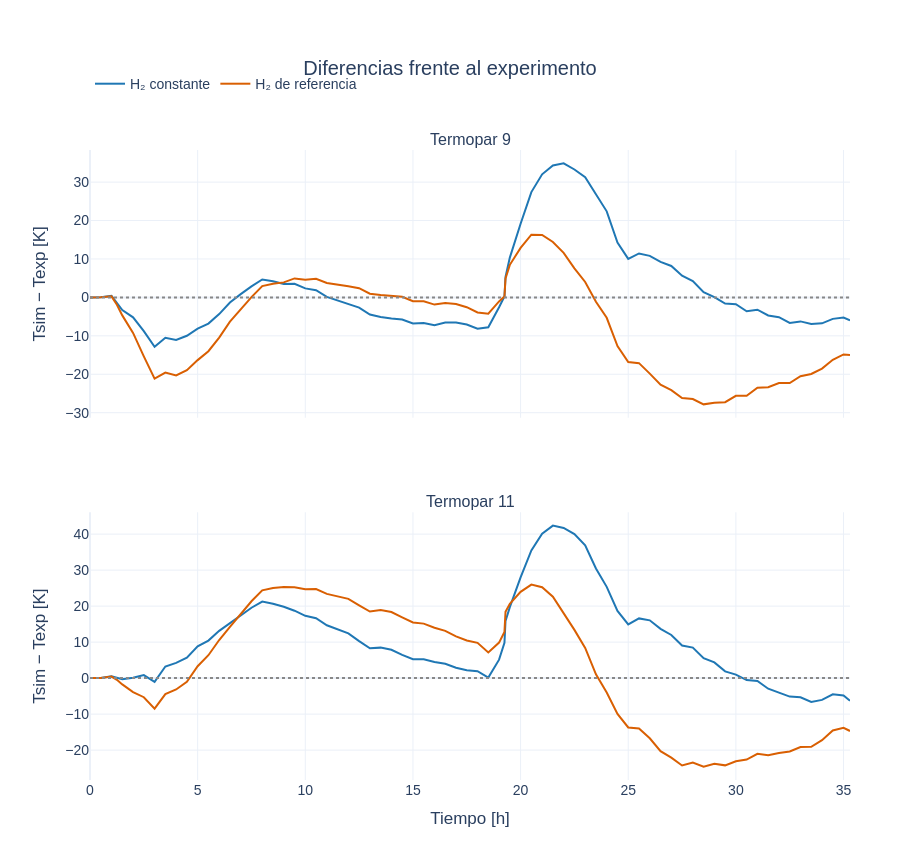

Notebook code for this chart:
### Markdown cell above
## Plot — Simulación menos experimento
Valores positivos significan que la simulación predice mayor temperatura.

### Code cell
difference_fig = make_subplots(rows=2, cols=1, shared_xaxes=True,
                                subplot_titles=[f"Termopar {n}" for n in thermocouples],
                                vertical_spacing=0.15)
for row, number in enumerate(thermocouples,1):
    for case in runs:
        times,difference = residuals[number,case]
        difference_fig.add_trace(go.Scatter(
            x=times,y=difference,mode="lines",name=labels[case],legendgroup=case,
            showlegend=row==1,line={"color":colors[case],"width":2}),row=row,col=1)
    difference_fig.add_hline(y=0,line_color="#888888",line_dash="dot",row=row,col=1)
    difference_fig.update_yaxes(title_text="Tsim − Texp [K]",row=row,col=1)
difference_fig.update_layout(**layout,title={"text":"Diferencias frente al experimento","x":0.5})
difference_fig.update_xaxes(title_text="Tiempo [h]",row=2,col=1)
difference_fig.show()

### Figure 1 — Plotly figure (JSON) as saved in the notebook; plotly's stock layout.template omitted (floating-point values rounded to 4 significant figures)
{"data": [{"legendgroup": "baseline", "line": {"color": "#1f77b4", "width": 2}, "mode": "lines", "name": "H₂ constante", "showlegend": true, "type": "scatter", "x": [0.0, 0.5, 1.0, 1.25, 1.5, 2.0, 2.5, 3.0, 3.5, 4.0, 4.5, 5.0, 5.5, 6.0, 6.5, 7.0, 7.5, 8.0, 8.5, 9.0, 9.5, 10.0, 10.5, 11.0, 11.5, 12.0, 12.5, 13.0, 13.5, 14.0, 14.5, 15.0, 15.5, 16.0, 16.5, 17.0, 17.5, 18.0, 18.5, 19.0, 19.25, 19.3, 19.5, 20.0, 20.5, 21.0, 21.5, 22.0, 22.5, 23.0, 23.5, 24.0, 24.5, 25.0, 25.5, 26.0, 26.5, 27.0, 27.5, 28.0, 28.5, 29.0, 29.5, 30.0, 30.5, 31.0, 31.5, 32.0, 32.5, 33.0, 33.5, 34.0, 34.5, 35.0, 35.3], "xaxis": "x", "y": [0.0, 0.01611, 0.3812, -1.402, -3.288, -5.191, -8.792, -12.84, -10.5, -11.06, -9.983, -8.146, -6.82, -4.348, -1.314, 0.8426, 2.869, 4.656, 4.19, 3.498, 3.563, 2.349, 1.858, 0.1306, -0.76, -1.719, -2.651, -4.466, -5.093, -5.514, -5.747, -6.797, -6.645, -7.252, -6.56, -6.513, -7.063, -8.141, -7.772, -2.573, 0.2416, 5.325, 10.36, 19.17, 27.41, 32.03, 34.34, 34.87, 33.29, 31.25, 26.72, 22.39, 14.25, 10.02, 11.44, 10.81, 9.26, 8.181, 5.635, 4.255, 1.363, 0.07341, -1.61, -1.782, -3.593, -3.203, -4.701, -5.157, -6.65, -6.242, -6.936, -6.748, -5.586, -5.261, -5.979], "yaxis": "y"}, {"legendgroup": "scientific", "line": {"color": "#d95f02", "width": 2}, "mode": "lines", "name": "H₂ de referencia", "showlegend": true, "type": "scatter", "x": [0.0, 0.5, 1.0, 1.25, 1.5, 2.0, 2.5, 3.0, 3.5, 4.0, 4.5, 5.0, 5.5, 6.0, 6.5, 7.0, 7.5, 8.0, 8.5, 9.0, 9.5, 10.0, 10.5, 11.0, 11.5, 12.0, 12.5, 13.0, 13.5, 14.0, 14.5, 15.0, 15.5, 16.0, 16.5, 17.0, 17.5, 18.0, 18.5, 19.0, 19.25, 19.3, 19.5, 20.0, 20.5, 21.0, 21.5, 22.0, 22.5, 23.0, 23.5, 24.0, 24.5, 25.0, 25.5, 26.0, 26.5, 27.0, 27.5, 28.0, 28.5, 29.0, 29.5, 30.0, 30.5, 31.0, 31.5, 32.0, 32.5, 33.0, 33.5, 34.0, 34.5, 35.0, 35.3], "xaxis": "x", "y": [0.0, 0.01577, 0.2693, -1.914, -4.678, -9.234, -15.34, -21.13, -19.54, -20.32, -18.94, -16.32, -13.99, -10.45, -6.324, -3.063, 0.06449, 2.943, 3.555, 3.911, 4.944, 4.587, 4.838, 3.745, 3.402, 2.921, 2.406, 0.956, 0.6185, 0.3635, 0.1566, -0.9884, -1.022, -1.869, -1.446, -1.695, -2.542, -3.907, -4.236, -1.036, 0.2224, 4.955, 8.476, 12.89, 16.33, 16.26, 14.41, 11.59, 7.579, 4.018, -1.134, -5.309, -12.65, -16.8, -17.1, -19.83, -22.72, -24.13, -26.16, -26.43, -27.83, -27.4, -27.26, -25.59, -25.6, -23.5, -23.36, -22.27, -22.3, -20.52, -19.92, -18.52, -16.22, -14.85, -14.96], "yaxis": "y"}, {"legendgroup": "baseline", "line": {"color": "#1f77b4", "width": 2}, "mode": "lines", "name": "H₂ constante", "showlegend": false, "type": "scatter", "x": [0.0, 0.5, 1.0, 1.25, 1.5, 2.0, 2.5, 3.0, 3.5, 4.0, 4.5, 5.0, 5.5, 6.0, 6.5, 7.0, 7.5, 8.0, 8.5, 9.0, 9.5, 10.0, 10.5, 11.0, 11.5, 12.0, 12.5, 13.0, 13.5, 14.0, 14.5, 15.0, 15.5, 16.0, 16.5, 17.0, 17.5, 18.0, 18.5, 19.0, 19.25, 19.3, 19.5, 20.0, 20.5, 21.0, 21.5, 22.0, 22.5, 23.0, 23.5, 24.0, 24.5, 25.0, 25.5, 26.0, 26.5, 27.0, 27.5, 28.0, 28.5, 29.0, 29.5, 30.0, 30.5, 31.0, 31.5, 32.0, 32.5, 33.0, 33.5, 34.0, 34.5, 35.0, 35.3], "xaxis": "x2", "y": [0.0, 0.01826, 0.532, 0.05032, -0.333, 0.1003, 0.8479, -1.055, 3.216, 4.244, 5.682, 8.822, 10.42, 13.12, 15.3, 17.53, 19.55, 21.26, 20.68, 19.83, 18.72, 17.32, 16.62, 14.68, 13.58, 12.42, 10.28, 8.277, 8.467, 7.871, 6.47, 5.253, 5.24, 4.468, 3.997, 2.88, 2.169, 1.931, 0.1385, 5.129, 9.795, 15.84, 19.72, 27.99, 35.47, 40.14, 42.35, 41.72, 40.0, 36.9, 30.45, 25.35, 18.66, 14.92, 16.58, 16.05, 13.68, 11.99, 9.056, 8.486, 5.563, 4.37, 1.879, 0.9694, -0.5346, -0.8089, -2.949, -4.03, -5.141, -5.344, -6.641, -6.055, -4.508, -4.827, -6.301], "yaxis": "y2"}, {"legendgroup": "scientific", "line": {"color": "#d95f02", "width": 2}, "mode": "lines", "name": "H₂ de referencia", "showlegend": false, "type": "scatter", "x": [0.0, 0.5, 1.0, 1.25, 1.5, 2.0, 2.5, 3.0, 3.5, 4.0, 4.5, 5.0, 5.5, 6.0, 6.5, 7.0, 7.5, 8.0, 8.5, 9.0, 9.5, 10.0, 10.5, 11.0, 11.5, 12.0, 12.5, 13.0, 13.5, 14.0, 14.5, 15.0, 15.5, 16.0, 16.5, 17.0, 17.5, 18.0, 18.5, 19.0, 19.25, 19.3, 19.5, 20.0, 20.5, 21.0, 21.5, 22.0, 22.5, 23.0, 23.5, 24.0, 24.5, 25.0, 25.5, 26.0, 26.5, 27.0, 27.5, 28.0, 28.5, 29.0, 29.5, 30.0, 30.5, 31.0, 31.5, 32.0, 32.5, 33.0, 33.5, 34.0, 34.5, 35.0, 35.3], "xaxis": "x2", "y": [0.0, 0.01789, 0.4132, -0.4834, -1.756, -3.874, -5.307, -8.499, -4.439, -3.151, -1.025, 3.315, 6.363, 10.57, 14.26, 17.94, 21.34, 24.37, 25.02, 25.33, 25.25, 24.72, 24.74, 23.4, 22.78, 22.02, 20.22, 18.49, 18.88, 18.36, 16.88, 15.46, 15.14, 14.01, 13.14, 11.59, 10.45, 9.793, 7.141, 9.864, 12.79, 18.44, 20.62, 23.95, 25.99, 25.26, 22.63, 18.04, 13.39, 8.394, 1.067, -4.015, -9.94, -13.7, -13.99, -16.7, -20.3, -22.11, -24.26, -23.43, -24.58, -23.8, -24.23, -23.09, -22.62, -21.02, -21.39, -20.81, -20.37, -19.14, -19.09, -17.25, -14.55, -13.81, -14.69], "yaxis": "y2"}], "layout": {"annotations": [{"font": {"size": 16}, "showarrow": false, "text": "Termopar 9", "x": 0.5, "xanchor": "center", "xref": "paper", "y": 1, "yanchor": "bottom", "yref": "paper"}, {"font": {"size": 16}, "showarrow": false, "text": "Termopar 11", "x": 0.5, "xanchor": "center", "xref": "paper", "y": 0.425, "yanchor": "bottom", "yref": "paper"}], "font": {"family": "Arial", "size": 14}, "height": 850, "hovermode": "x unified", "legend": {"orientation": "h", "x": 0, "y": 1.13}, "margin": {"b": 70, "l": 90, "r": 50, "t": 150}, "shapes": [{"line": {"color": "#888888", "dash": "dot"}, "type": "line", "x0": 0, "x1": 1, "xref": "x domain", "y0": 0, "y1": 0, "yref": "y"}, {"line": {"color": "#888888", "dash": "dot"}, "type": "line", "x0": 0, "x1": 1, "xref": "x2 domain", "y0": 0, "y1": 0, "yref": "y2"}], "title": {"text": "Diferencias frente al experimento", "x": 0.5}, "xaxis": {"anchor": "y", "domain": [0, 1], "matches": "x2", "showticklabels": false}, "xaxis2": {"anchor": "y2", "domain": [0, 1], "title": {"text": "Tiempo [h]"}}, "yaxis": {"anchor": "x", "domain": [0.575, 1], "title": {"text": "Tsim − Texp [K]"}}, "yaxis2": {"anchor": "x2", "domain": [0, 0.425], "title": {"text": "Tsim − Texp [K]"}}}}
